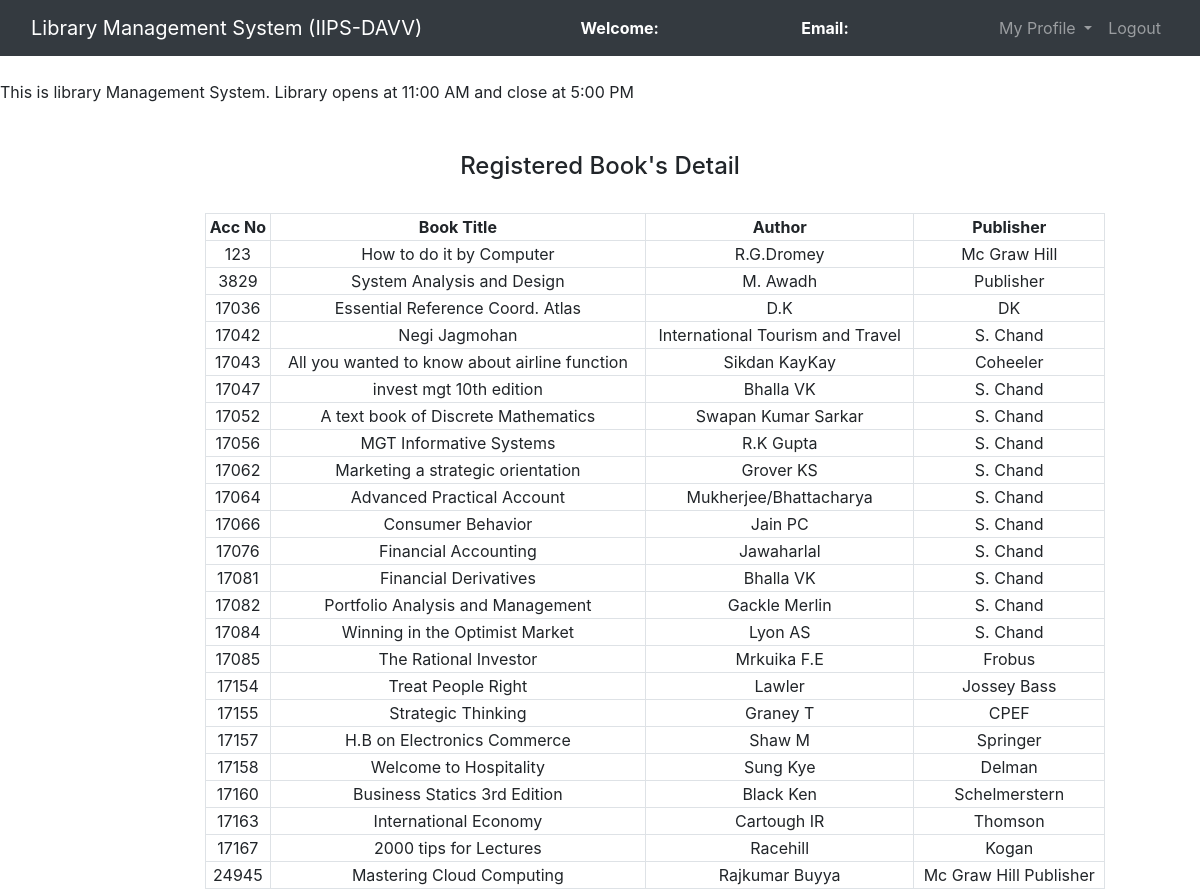
Page /admin/Regbooks.php on the committed database.
### tables this page shows
CREATE TABLE `book` (
  `book_id` int(11) NOT NULL,
  `book_name` varchar(100) NOT NULL,
  `author` varchar(200) DEFAULT NULL,
  `publisher` varchar(100) DEFAULT NULL,
  `cl_no` int(11) DEFAULT NULL
);

### admin/Regbooks.php (the view, shortened to what this page needs)
<?php
	$connection = mysqli_connect("localhost","root","");
	$query = "select * from book";
?>
<!DOCTYPE html>
<html>
<head>
	<link rel="stylesheet" type="text/css" href="../bootstrap-4.4.1/css/bootstrap.min.css">
</head>
<body>
	<nav class="navbar navbar-expand-lg navbar-dark bg-dark">
		<div class="container-fluid">
			<div class="navbar-header">
				<a class="navbar-brand" href="admin_dashboard.php">Library Management System (IIPS-DAVV)</a>
			</div>
			<font style="color: white"><span><strong>Welcome: <?php echo $_SESSION['name'];?></strong></span></font>
			<font style="color: white"><span><strong>Email: <?php echo $_SESSION['email'];?></strong></font>
		    <ul class="nav navbar-nav navbar-right">
		      <li class="nav-item dropdown">
	        	<a class="nav-link dropdown-toggle" data-toggle="dropdown">My Profile </a>
		      </li>
		      <li class="nav-item">
		        <a class="nav-link" href="../logout.php">Logout</a>
		      </li>
		    </ul>
		</div>
	</nav><br>
	<span><marquee>This is library Management System. Library opens at 11:00 AM and close at 5:00 PM</marquee></span><br><br>
		<center><h4>Registered Book's Detail</h4><br></center>
		<div class="row">
			<div class="col-md-2"></div>
			<div class="col-md-8">
				<form>
					<table class="table-bordered" width="900px" style="text-align: center">
						<tr>
							<th>Acc No</th>
							<th>Book Title</th>
							<th>Author</th>
							<th>Publisher</th>
						</tr>
					<?php
						$query_run = mysqli_query($connection,$query);
						while ($row = mysqli_fetch_assoc($query_run)){
							?>
							<tr>
							<td><?php echo $row['book_id'];?></td>
							<td><?php echo $row['book_name'];?></td>
							<td><?php echo $row['author'];?></td>
							<td><?php echo $row['publisher'];?></td>
							</tr>
					<?php
						}
					?>
				</table>
				</form>
			</div>
			<div class="col-md-2"></div>
		</div>
</body>
</html>

### rows in the picture
book: book_id "123", book_name "How to do it by Computer", author "R.G.Dromey", publisher "Mc Graw Hill"
book: book_id "3829", book_name "System Analysis and Design", author "M. Awadh", publisher "Publisher"
book: book_id "17036", book_name "Essential Reference Coord. Atlas", author "D.K", publisher "DK"
book: book_id "17042", book_name "Negi Jagmohan", author "International Tourism and Travel", publisher "S. Chand"
book: book_id "17043", book_name "All you wanted to know about airline function", author "Sikdan KayKay", publisher "Coheeler"
book: book_id "17047", book_name "invest mgt 10th edition", author "Bhalla VK", publisher "S. Chand"
book: book_id "17052", book_name "A text book of Discrete Mathematics", author "Swapan Kumar Sarkar", publisher "S. Chand"
book: book_id "17056", book_name "MGT Informative Systems", author "R.K Gupta", publisher "S. Chand"
book: book_id "17062", book_name "Marketing a strategic orientation", author "Grover KS", publisher "S. Chand"
book: book_id "17064", book_name "Advanced Practical Account", author "Mukherjee/Bhattacharya", publisher "S. Chand"
book: book_id "17066", book_name "Consumer Behavior", author "Jain PC", publisher "S. Chand"
book: book_id "17076", book_name "Financial Accounting", author "Jawaharlal", publisher "S. Chand"
book: book_id "17081", book_name "Financial Derivatives", author "Bhalla VK", publisher "S. Chand"
book: book_id "17082", book_name "Portfolio Analysis and Management", author "Gackle Merlin", publisher "S. Chand"
book: book_id "17084", book_name "Winning in the Optimist Market", author "Lyon AS", publisher "S. Chand"
book: book_id "17085", book_name "The Rational Investor", author "Mrkuika F.E", publisher "Frobus"
book: book_id "17154", book_name "Treat People Right", author "Lawler", publisher "Jossey Bass"
book: book_id "17155", book_name "Strategic Thinking", author "Graney T", publisher "CPEF"
book: book_id "17157", book_name "H.B on Electronics Commerce", author "Shaw M", publisher "Springer"
book: book_id "17158", book_name "Welcome to Hospitality", author "Sung Kye", publisher "Delman"
book: book_id "17160", book_name "Business Statics 3rd Edition", author "Black Ken", publisher "Schelmerstern"
book: book_id "17163", book_name "International Economy", author "Cartough IR", publisher "Thomson"
book: book_id "17167", book_name "2000 tips for Lectures", author "Racehill", publisher "Kogan"
book: book_id "24945", book_name "Mastering Cloud Computing", author "Rajkumar Buyya", publisher "Mc Graw Hill Publisher"
